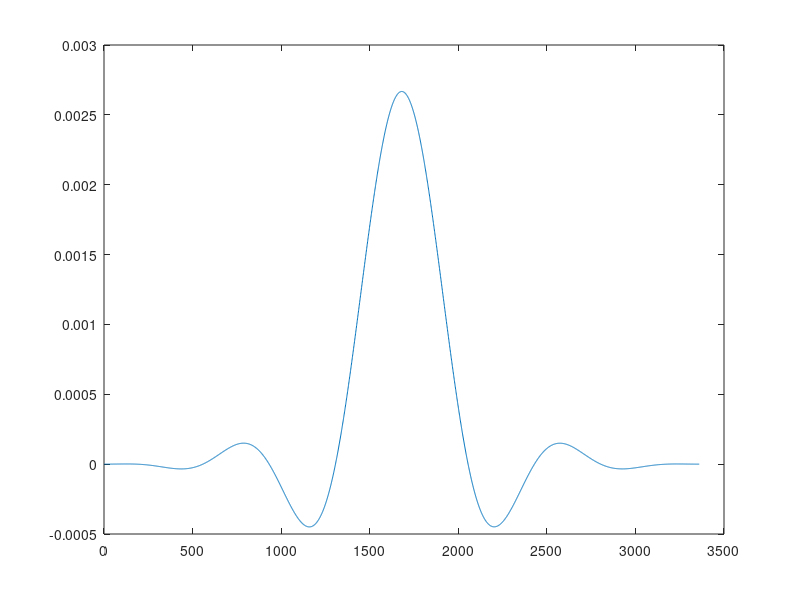
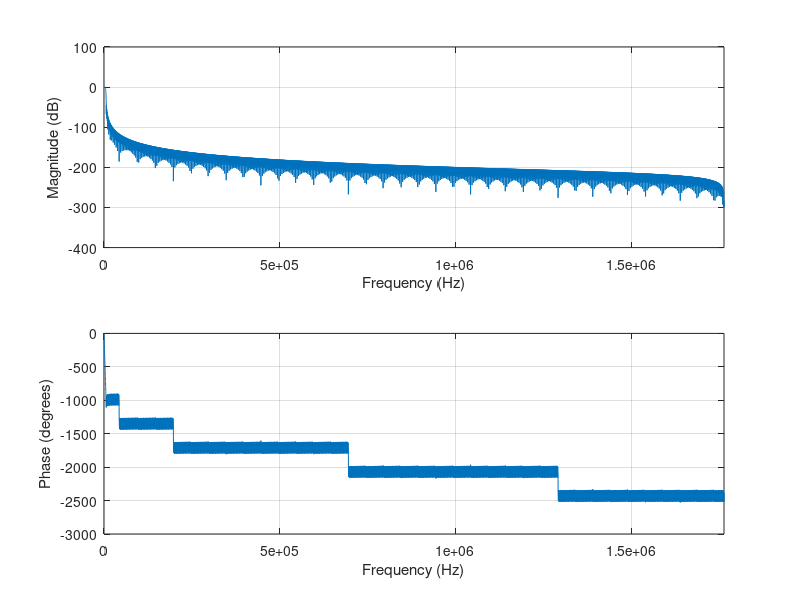

Reproduce these figures in MATLAB, in order. (Note: this script raises an error after producing the figures.)
function h=multirate_filters

%decimation filter 22050 -> 8000
Fp1 = 22050; Fp2 = 8000;
M = 441; L = 160;
N=160*21;
n = -N/2:(N/2-1);

wind = hann(N).';
wind = wind / sum(wind);
h = sinc(pi*3000/(L*Fp1)*n);
h = 4.48*h.*wind;

figure(1)
plot(h)
pause

figure(2)
freqz(h,1, 8*2048, L*Fp1)


dane.h  = L*h;
dane.Fp = Fp1;
save_filter_coef('LPF_22050_8000', dane);

